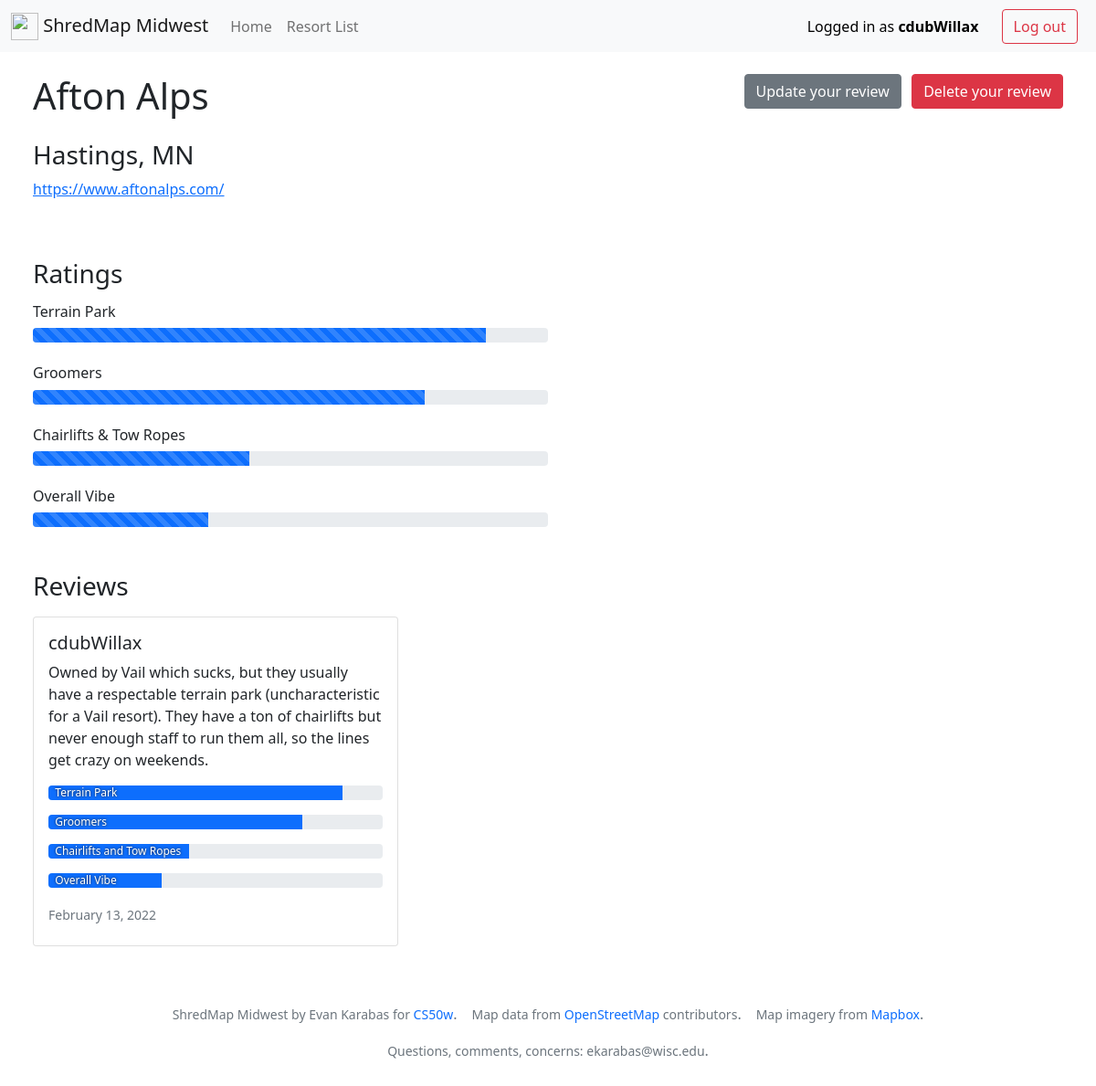
The page /11 (signed in) on the database its author committed.
### shredmap_midwest/models.py (models this page shows, shortened)
class User(AbstractUser):
    pass

class Resort(models.Model):
    STATES = (
        ('ND', 'North Dakota'),
        ('SD', 'South Dakota'),
        ('MN', 'Minnesota'),
        ('WI', 'Wisconsin'),
        ('MI', 'Michigan'),
        ('IA', 'Iowa'),
        ('MO', 'Missouri'),
        ('IL', 'Illinois'),
        ('IN', 'Indiana'),
        ('OH', 'Ohio'),
    )
    name = models.CharField(max_length=100)
    state = models.CharField(max_length=2, choices=STATES)
    city = models.CharField(max_length=100)
    visitors = models.ManyToManyField(User, related_name="visited_resort")
    website = models.URLField()
    x = models.FloatField()
    y = models.FloatField()
    avg_park = models.FloatField(default=None, null=True, blank=True)
    avg_groomer = models.FloatField(default=None, null=True, blank=True)
    avg_lift = models.FloatField(default=None, null=True, blank=True)
    avg_vibe = models.FloatField(default=None, null=True, blank=True)

class Review(models.Model):
    author = models.ForeignKey(
        User, on_delete=models.CASCADE, related_name="review")
    resort = models.ForeignKey(
        Resort, on_delete=models.CASCADE, related_name="resort_review")
    message = models.TextField(default=None, null=True, blank=True)
    park_review = models.IntegerField(default=None, null=True, blank=True)
    groomer_review = models.IntegerField(default=None, null=True, blank=True)
    lift_review = models.IntegerField(default=None, null=True, blank=True)
    vibe_review = models.IntegerField(default=None, null=True, blank=True)
    timestamp = models.DateTimeField(auto_now_add=True)
    edited = models.BooleanField(default=False)

### shredmap_midwest/views.py (the view, shortened to what this page needs)
# urls.py: path("<int:resort_id>", views.resort_view, name="resort_view"),
def resort_view(request, resort_id):
    error = ""
    success = ""
    visited = False
    this_review = ""
    deleted = False
    try:
        resort = Resort.objects.get(pk=resort_id)
    except Resort.DoesNotExist:
        return JsonResponse({"error": "Resort not found."}, status=404)
    try:
        reviews = Review.objects.filter(resort=resort).order_by("-timestamp")
    except Review.DoesNotExist:
        return JsonResponse({"error": "Review not found."}, status=404)
    if request.user in resort.visitors.all():
        visited = True
        try:
            this_review = Review.objects.get(
                resort=resort, author=request.user)
        except Review.DoesNotExist:
            return JsonResponse({"error": "User listed as a visitor, but review does not exist"})
    Resort.objects.filter(id=resort_id).update(
        avg_park=get_average(resort, 'park_review')['park_review__avg'])
    Resort.objects.filter(id=resort_id).update(
        avg_groomer=get_average(resort, 'groomer_review')['groomer_review__avg'])
    Resort.objects.filter(id=resort_id).update(
        avg_lift=get_average(resort, 'lift_review')['lift_review__avg'])
    Resort.objects.filter(id=resort_id).update(
        avg_vibe=get_average(resort, 'vibe_review')['vibe_review__avg'])
    return render(request, "shredmap_midwest/resort.html", {
        "resort": resort,
        "reviews": reviews,
        "visited": visited,
        "this_review": this_review,
        "avg_park": resort.avg_park,
        "avg_groomer": resort.avg_groomer,
        "avg_lift": resort.avg_lift,
        "avg_vibe": resort.avg_vibe,
    })

### shredmap_midwest/views.py (called while the page is built)
def get_average(resort, category):
    try:
        this_resort_reviews = Review.objects.filter(resort=resort)
    except Review.DoesNotExist:
        return JsonResponse({"error": "Review not found."}, status=404)
    return this_resort_reviews.aggregate(Avg(category))

### shredmap_midwest/templates/shredmap_midwest/resort.html (shortened to what this page needs)
{% extends "shredmap_midwest/layout.html" %}
{% block body %}
<div class="padding-please">
    <div>
        <h1 style="float: left">{{resort.name}}</h1>
        {% if user.is_authenticated %}
        {% if visited %}
        <button type="button" class="btn btn-danger desktop-button" data-bs-toggle="modal"
            data-bs-target="#deleteReviewModal">
            Delete your review
        </button>
        <button type="button" class="btn btn-secondary desktop-button" data-bs-toggle="modal"
            data-bs-target="#reviewModal">
            Update your review
        </button>
        {% else %}
        <button type="button" class="btn btn-primary desktop-button" data-bs-toggle="modal"
            data-bs-target="#reviewModal">
            Leave a review
        </button>
        {% endif %}
        {% endif %}
    </div>
    <br>
    <br>
    <br>
    <h3 class="fw-light">{{resort.city}}, {{resort.state}}</h3>
    <p class="fw-light"><a href="{{resort.website}}" target="_blank" rel="noopener noreferrer">{{resort.website}}</a>
    </p>
    <br>
    <br>
    {% if reviews %}
    <h3 class="slight-margin-bottom">Ratings</h3>
    <div class="half-width">
        <h6 class="fw-light">Terrain Park</h6>
        <div class="progress">
            <div class="progress-bar progress-bar-striped progress-bar-animated" role="progressbar" aria-valuenow="75"
                aria-valuemin="0" aria-valuemax="100" style="width: {{avg_park}}%"></div>
        </div>
        <br>
        <h6 class="fw-light">Groomers</h6>
        <div class="progress">
            <div class="progress-bar progress-bar-striped progress-bar-animated" role="progressbar" aria-valuenow="75"
                aria-valuemin="0" aria-valuemax="100" style="width: {{avg_groomer}}%"></div>
        </div>
        <br>
        <h6 class="fw-light">Chairlifts & Tow Ropes</h6>
        <div class="progress">
            <div class="progress-bar progress-bar-striped progress-bar-animated" role="progressbar" aria-valuenow="75"
                aria-valuemin="0" aria-valuemax="100" style="width: {{avg_lift}}%"></div>
        </div>
        <br>
        <h6 class="fw-light">Overall Vibe</h6>
        <div class="progress">
            <div class="progress-bar progress-bar-striped progress-bar-animated" role="progressbar" aria-valuenow="75"
                aria-valuemin="0" aria-valuemax="100" style="width: {{avg_vibe}}%">
            </div>
        </div>
    </div>
    <br>
    <br>
    {% endif %}
    <h3 class="slight-margin-bottom">Reviews</h3>
    {% if not reviews %}
    <p class="fw-light fs-5">This resort has no reviews yet.</p>
    {% else %}
    <div class="d-flex flex-wrap">
        {% for review in reviews %}
        <div class="card">
            <div class="card-body">
                <h5 class="card-title">{{review.author.username}}</h5>
                {% if review.message %}
                <p class="card-text">{{review.message}}</p>
                {% endif %}
                {% if review.park_review %}
                <div class="progress slight-margin-bottom">
                    <div class="progress-bar" role="progressbar" style="width: {{review.park_review}}%"
                        aria-valuemin="0" aria-valuemax="100">
                        <span class="progress-bar-text">Terrain Park</span>
                    </div>
                </div>
                {% endif %}
                {% if review.groomer_review %}
                <div class="progress slight-margin-bottom">
                    <div class="progress-bar" role="progressbar" style="width: {{review.groomer_review}}%"
                        aria-valuemin="0" aria-valuemax="100">
                        <span class="progress-bar-text">Groomers</span>
                    </div>
                </div>
                {% endif %}
                {% if review.lift_review %}
                <div class="progress slight-margin-bottom">
                    <div class="progress-bar" role="progressbar" style="width: {{review.lift_review}}%"
                        aria-valuemin="0" aria-valuemax="100">
                        <span class="progress-bar-text">Chairlifts and Tow Ropes</span>
                    </div>
                </div>
                {% endif %}
                {% if review.vibe_review %}
                <div class="progress">
                    <div class="progress-bar" role="progressbar" style="width: {{review.vibe_review}}%"
                        aria-valuemin="0" aria-valuemax="100">
                        <span class="progress-bar-text">Overall Vibe</span>
                    </div>
                </div>
                {% endif %}
                <br>
                {% if review.edited %}
                <h6 class="card-subtitle mb-2 text-muted fw-light"><small>Updated
                        {{review.timestamp | date:"F d, Y"}}</small>
                </h6>
                {% else %}
                <h6 class="card-subtitle mb-2 text-muted fw-light"><small>
                        {{review.timestamp | date:"F d, Y"}}</small>
                </h6>
                {% endif %}
            </div>
        </div>
        {% endfor %}
    </div>
    {% endif %}
</div>
{% endblock %}

### shredmap_midwest/templates/shredmap_midwest/layout.html (shortened to what this page needs)
{% load static %}
<!doctype html>
<html lang="en">
<head>
    <link href="https://cdn.jsdelivr.net/npm/bootstrap@5.1.3/dist/css/bootstrap.min.css" rel="stylesheet"
>
    <link rel="stylesheet" href="https://unpkg.com/leaflet@1.7.1/dist/leaflet.css"
 />
    <link rel="stylesheet" href="{% static 'shredmap_midwest/styles.css' %}">
</head>
<body>
    <nav class="navbar navbar-expand-lg navbar-light bg-light">
        <div class="container-fluid">
            <a class="navbar-brand" href="{% url 'index' %}">
                <img src="https://external-content.duckduckgo.com/iu/?u=https%3A%2F%2Fcdn.onlinewebfonts.com%2Fsvg%2Fimg_350758.png&f=1&nofb=1"
                    alt="" width="30" height="30" class="d-inline-block align-text-top">
                ShredMap Midwest
            </a>
          <div class="collapse navbar-collapse" id="navbarNavAltMarkup">
            <div class="navbar-nav">
              <a class="nav-link" href="{% url 'index' %}">Home</a>
              <a class="nav-link" href="{% url 'resorts' %}">Resort List</a>
            </div>
          </div>
          <div>
            {% if user.is_authenticated %}
            <a class="btn btn-link me-2 no-hover" id="logged_in">Logged in as <strong>{{request.user.username}}</strong></a>
            <a class="btn btn-outline-danger me-2" href="{% url 'logout' %}" type="button">Log out</a>
            {% else %}
            <a class="btn btn-outline-primary me-2" href="{% url 'register' %}" type="button">Register</a>
            <a class="btn btn-outline-primary me-2" href="{% url 'login' %}" type="button">Log in</a>
            {% endif %}
        </div>
        </div>
      </nav>
</body>
<div class="body">
    {% block body %}
    {% endblock %}
</div>
<div class="container">
    <footer class="my-3">
        <ul class="nav justify-content-center pb-3 mb-3">
            <p class="nav-item px-2 text-muted fw-light"><small>ShredMap Midwest by Evan Karabas for <a
                        href="https://cs50.harvard.edu/web/2020/" class="no-underline">CS50w</a></small>.</p>
            <p class="nav-item px-2 text-muted fw-light"><small>Map data from <a
                        href="https://www.openstreetmap.org/copyright" class="no-underline">OpenStreetMap</a>
                    contributors</small>.</p>
            <p class="nav-item px-2 text-muted fw-light"><small>Map imagery from <a href="https://www.mapbox.com/"
                        class="no-underline">Mapbox</a></small>.</p>
            <p class="nav-item px-2 text-muted fw-light"><small>Questions, comments, concerns:
                    <strong>ekarabas@wisc.edu</strong></small>.</p>
        </ul>
    </footer>
</div>
</html>

### shredmap_midwest/static/shredmap_midwest/styles.css (style rules this page uses)
.btn-link { color: black; text-decoration: none; }
.no-hover { pointer-events: none; }
.no-underline { text-decoration: none; }
.padding-please { padding-top: 2%; padding-bottom: 2%; padding-left: 3%; padding-right: 3%; }
.half-width { width: 50%; }
.card { width: 25rem; margin-right: 2%; margin-bottom: 2%; }
.slight-margin-bottom { margin-bottom: 1rem; }
.progress-bar { text-align: left; padding-left: 2%; }
.progress-bar .progress-bar-text { position: absolute; text-shadow: 0px 0px 3px rgb(36, 36, 36); }
.desktop-button { float: right; margin-left: 1%; }

### rows shown on the page
User: user.username "cdubWillax"
Resort: name "Afton Alps", city "Hastings", state "MN", website "https://www.aftonalps.com/"
Review: author.username "cdubWillax", message "Owned by Vail which sucks, but they usually have a respectable terrain park (uncharacteristic for a Vail resort). They have a ton of chairlifts but never enough staff to run them all, so the lines get crazy on weekends.", {{ review.park_review }} 88 (drawn), {{ review.groomer_review }} 76 (drawn), {{ review.lift_review }} 42 (drawn), {{ review.vibe_review }} 34 (drawn), timestamp "February 13, 2022"
